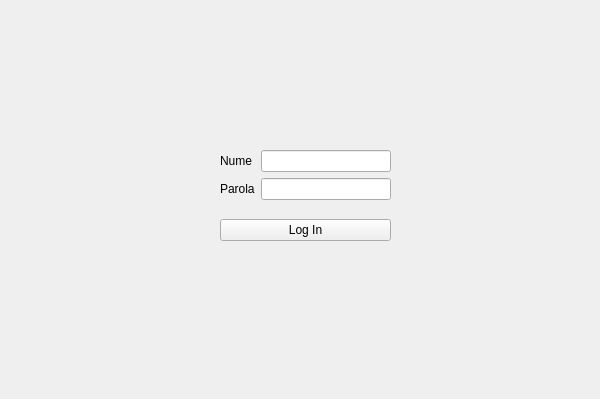
<?xml version="1.0" encoding="UTF-8"?>
<ui version="4.0">
 <class>MainWindow</class>
 <widget class="QMainWindow" name="MainWindow">
  <property name="geometry">
   <rect>
    <x>0</x>
    <y>0</y>
    <width>600</width>
    <height>399</height>
   </rect>
  </property>
  <property name="maximumSize">
   <size>
    <width>800</width>
    <height>16777215</height>
   </size>
  </property>
  <property name="windowTitle">
   <string>Log In</string>
  </property>
  <widget class="QWidget" name="centralwidget">
   <widget class="QWidget" name="verticalLayoutWidget">
    <property name="geometry">
     <rect>
      <x>220</x>
      <y>150</y>
      <width>171</width>
      <height>91</height>
     </rect>
    </property>
    <layout class="QVBoxLayout" name="verticalLayout">
     <property name="leftMargin">
      <number>0</number>
     </property>
     <property name="topMargin">
      <number>0</number>
     </property>
     <property name="rightMargin">
      <number>0</number>
     </property>
     <property name="bottomMargin">
      <number>0</number>
     </property>
     <item>
      <layout class="QFormLayout" name="formLayout_2">
       <item row="0" column="0">
        <widget class="QLabel" name="labelNume">
         <property name="text">
          <string>Nume</string>
         </property>
        </widget>
       </item>
       <item row="0" column="1">
        <widget class="QLineEdit" name="lineEditNume"/>
       </item>
       <item row="1" column="0">
        <widget class="QLabel" name="labelParola">
         <property name="text">
          <string>Parola</string>
         </property>
        </widget>
       </item>
       <item row="1" column="1">
        <widget class="QLineEdit" name="lineEditParola">
         <property name="echoMode">
          <enum>QLineEdit::Password</enum>
         </property>
        </widget>
       </item>
      </layout>
     </item>
     <item>
      <widget class="QPushButton" name="pushButtonLogIn">
       <property name="text">
        <string>Log In</string>
       </property>
      </widget>
     </item>
    </layout>
   </widget>
  </widget>
 </widget>
 <resources/>
 <connections/>
</ui>
